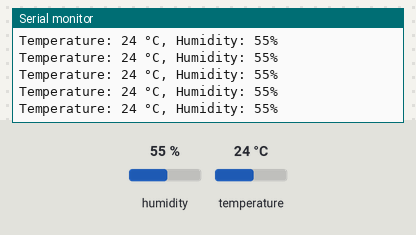
Recording of a sketch running on a simulated Arduino Uno, built with avr-gcc and run on an emulated ATmega328P. Shown: the last lines printed to the serial monitor. The inputs (shaded band) are chosen by the test bench; at power-on: humidity 55 %, temperature 24 °C.

Above: at 2.8 s.
2.9 s: humidity set to 22 %
8.9 s: temperature set to 12 °C
At 9.5 s:
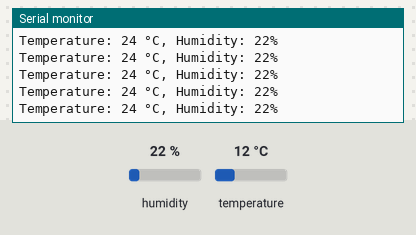
14.9 s: humidity set to 40 %
At 15.7 s:
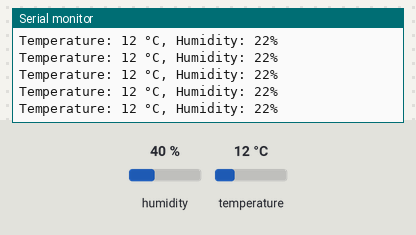
Timing chart, 0 to 17.9 s (numbered marks = the images above; inputs shaded):
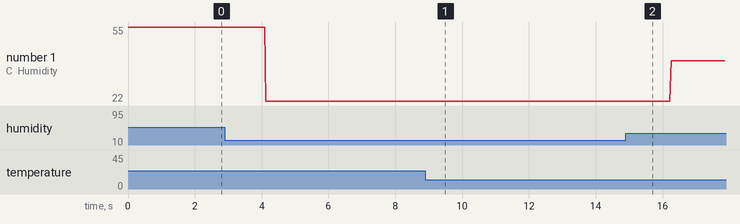

The sketch:

c10_dht.ino
```cpp
// DHT22 Humidity and Temperature Sensor

// Installation of DHT sensor library and Adafruit
// Unified Sensor by Adafruit is required
#include <DHT.h>
#include <DHT_U.h>

const int sensor_pin = 3;

DHT dht(sensor_pin, DHT22);

void setup() {
  // Initialize and Set the serial port speed
  Serial.begin(9600);

  // Initialize DHT Sensor
  dht.begin();
}

void loop() {
  // Read Temperature and Humidity from the sensor
  int temperature = dht.readTemperature();
  int humidity = dht.readHumidity();

  // Print the info in the console
  Serial.print("Temperature: ");
  Serial.print(temperature);
  Serial.print(" °C, Humidity: ");
  Serial.print(humidity);
  Serial.println("%");
}
```

Measured:
- plotted number 1: 55 → 22 after the input at 2.9 s, 22 → 40 after the input at 14.9 s
